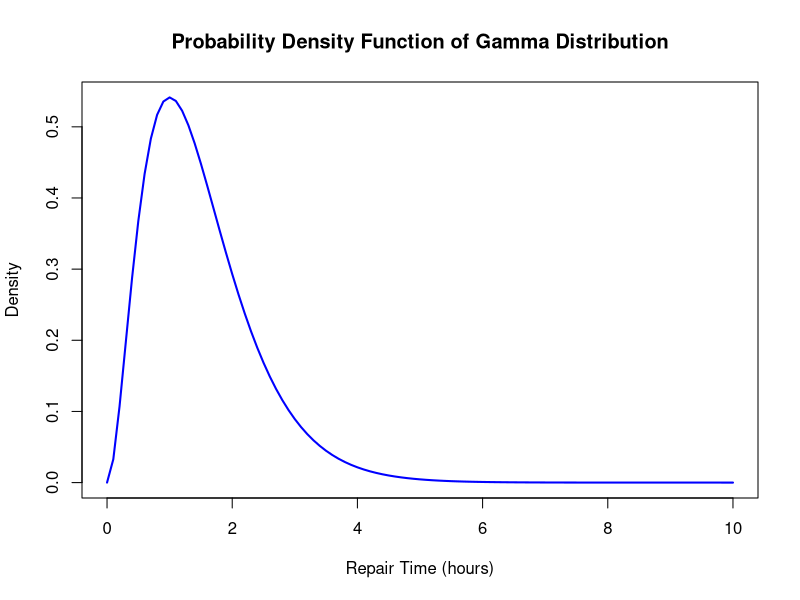
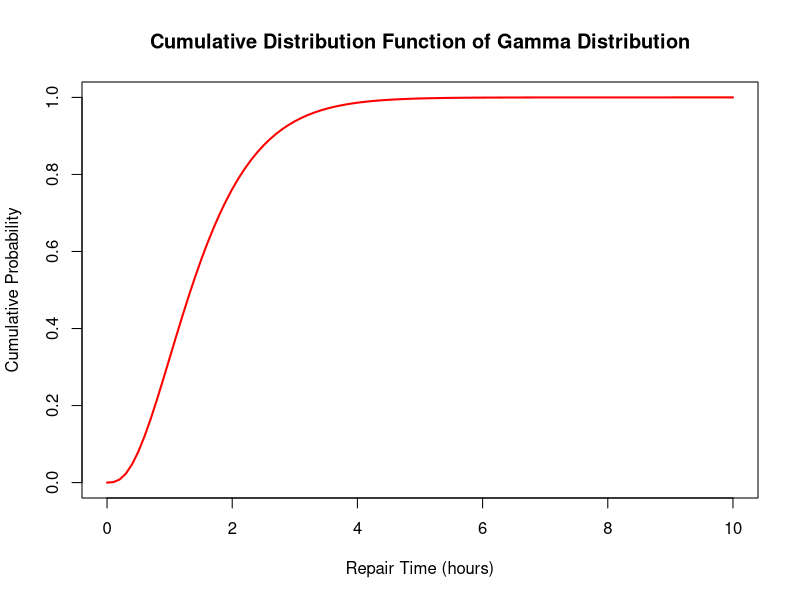

Write the R code that produced these figures, in order.
mean <- 1.5
variance <- 0.75
beta <- variance / mean  
alpha <- mean / beta     

# a) P(X > 1.2)
prob_exceeds_1.2 <- 1 - pgamma(1.2, shape = alpha, rate = 1 / beta)
cat("a) Probability that repair time exceeds 1.2 hours:", prob_exceeds_1.2, "\n")

# b) P(X > 4 | X > 1.2)
prob_exceeds_4 <- 1 - pgamma(4, shape = alpha, rate = 1 / beta)
prob_at_least_4_given_exceeds_1.2 <- prob_exceeds_4 / prob_exceeds_1.2
cat("b) Probability that repair time is at least 4 hours given it exceeds 1.2 hours:", prob_at_least_4_given_exceeds_1.2, "\n")

# (c) Plot the p.d.f. of the gamma distribution
x_values <- seq(0, 10, by = 0.1)
pdf_values <- dgamma(x_values, shape = alpha, rate = 1 / beta)

plot(x_values, pdf_values, type = "l", col = "blue", lwd = 2,
     main = "Probability Density Function of Gamma Distribution",
     xlab = "Repair Time (hours)", ylab = "Density")

# (d) Plot the c.d.f. of the gamma distribution
cdf_values <- pgamma(x_values, shape = alpha, rate = 1 / beta)

plot(x_values, cdf_values, type = "l", col = "red", lwd = 2,
     main = "Cumulative Distribution Function of Gamma Distribution",
     xlab = "Repair Time (hours)", ylab = "Cumulative Probability")
